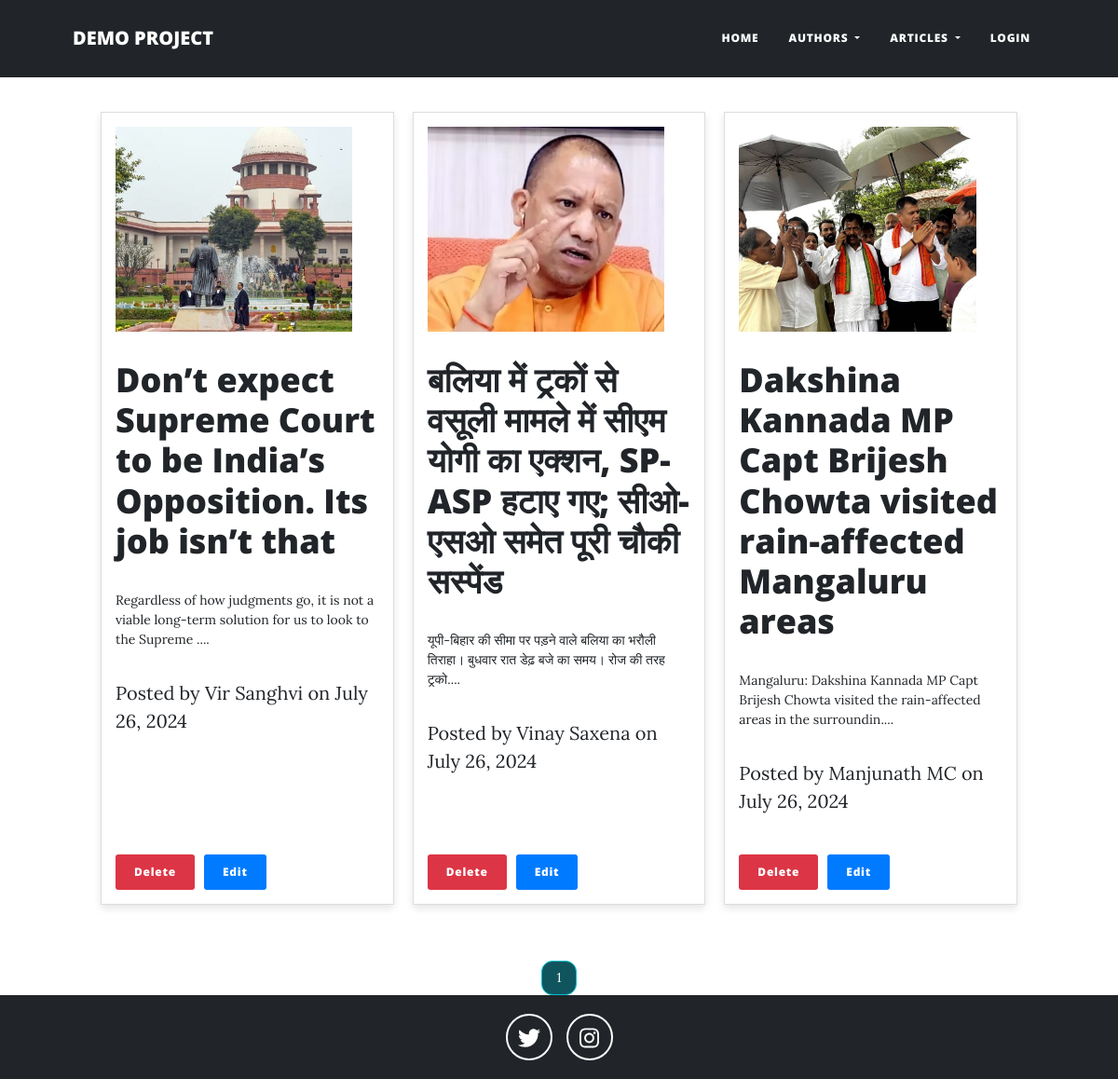
Page /list_articles/ on the committed database.
### accounts/models.py (models this page shows, shortened)
class Article(models.Model):
    author_name=models.ForeignKey(Authors,on_delete=models.CASCADE) #ManyToOne,(many articles mapped to one author)
    article_name=models.CharField(max_length=100)
    article_photo=models.ImageField(upload_to='uploads/')
    article_body=models.TextField(max_length=10020)
    published_at=models.DateField(auto_now_add=True)

class Authors(models.Model):
    name=models.CharField(max_length=100,unique=True)
    details=models.TextField(max_length=2002)
    def __str__(self):
        return self.name

### accounts/views.py (the view)
# urls.py: path('list_articles/', views.list_article, name="articles"),
def list_article(request):
    articles = Article.objects.all()
    paginator = Paginator(articles, 3)
    page_number = request.GET.get('page')
    page_obj = paginator.get_page(page_number)
    return render(request, 'list_article.html', {'articles': page_obj.object_list, 'page_obj': page_obj})

### accounts/templates/list_article.html (shortened to what this page needs)
{% extends "base.html" %}
{% block content %}
    <div class="container position-relative px-4 px-lg-5" style="margin-top: 100px;">
        <div class="card-container">
            {% if articles %}
                {% for article in articles %}
                <div class="post-preview">
                    <a href="{% url 'article_detail' article.id %}">
                        {% if article.article_photo %}
                            <img src="{{ article.article_photo.url }}" alt="{{ article.article_name }}">
                        {% endif %}
                        <h2 class="post-title">{{ article.article_name }}</h2>
                        <p class="article-body-preview">{{ article.article_body|slice:":100" }}....</p>
                        <p class="post-meta">
                            Posted by {{ article.author_name }} on {{ article.published_at|date:"F j, Y" }}
                        </p>
                    </a>
                    <div class="btn-group">
                        <form action="{% url 'delete' article.id %}" method="POST">
                            <button type="submit" class="btn btn-danger">Delete</button>
                        </form>
                        <form action="{% url 'edit' article.id %}" method="POST">
                            <button type="submit" class="btn btn-primary">Edit</button>
                        </form>
                    </div>
                </div>
                {% endfor %}
            {% else %}
                <p>No articles found.</p>
            {% endif %}
        </div>
        <div class="pagination">
            {% for num in page_obj.paginator.page_range %}
                {% if page_obj.number == num %}
                    <a href="?page={{ num }}" class="active">{{ num }}</a>
                {% else %}
                    <a href="?page={{ num }}">{{ num }}</a>
                {% endif %}
            {% endfor %}
        </div>
    </div>
{% endblock %}

### accounts/templates/base.html (style rules this page uses)
html, body { height: 100%; margin: 0; }
body { display: flex; flex-direction: column; min-height: 100vh; }

### accounts/templates/list_article.html (style rules this page uses)
a { color: inherit; text-decoration: none; }
.card-container { display: flex; flex-wrap: wrap; gap: 20px; justify-content: center; padding: 20px; box-sizing: border-box; }
.post-preview { display: flex; flex-direction: column; justify-content: space-between; width: calc(33.333% - 20px); min-height: 300px; border: 1px solid #ddd; padding: 15px; box-shadow: 0 4px 8px rgba(0,0,0,0.1); background-color: white; box-sizing: border-box; }
.post-preview img { width: 90%; height: 220px; object-fit: cover; }
.post-title { margin-top: 10px; }
.article-body-preview { flex-grow: 1; }
.btn-group { display: flex; gap: 10px; margin-top: 10px; }
.btn-group button { padding: 10px 20px; border-radius: 3px; border: none; cursor: pointer; font-size: 12px; }
.btn-group .btn-primary { background-color: #007bff; color: white; }
.btn-group .btn-danger { background-color: #dc3545; color: white; }
.pagination { display: flex; justify-content: center; gap: 9px; margin-top: 40px; }
.pagination a { padding: 7px 15px; font-size: 14px; text-decoration: none; color: white; background-color: rgb(19, 159, 159); border: 1px solid rgb(21, 165, 165); border-radius: 12px; text-align: center; transition: background-color 0.3s ease; }
.pagination a.active { background-color: #10555e; color: white; border-color: #00bcd4; }

### rows in the picture
Article: article_photo (picture), article_name "Don’t expect Supreme Court to be India’s Opposition. Its job isn’t that", article_body "Regardless of how judgments go, it is not a viable long-term solution for us to look to the Supreme", author_name "Vir Sanghvi", published_at "July 26, 2024"
Article: article_photo (picture), article_name "बल‍िया में ट्रकों से वसूली मामले में सीएम योगी का एक्‍शन, SP-ASP हटाए गए; सीओ-एसओ समेत पूरी चौकी सस्‍पेंड", article_body "यूपी-बिहार की सीमा पर पड़ने वाले बलिया का भरौली तिराहा। बुधवार रात डेढ़ बजे का समय। रोज की तरह ट्रको", author_name "Vinay Saxena", published_at "July 26, 2024"
Article: article_photo (picture), article_name "Dakshina Kannada MP Capt Brijesh Chowta visited rain-affected Mangaluru areas", article_body "Mangaluru: Dakshina Kannada MP Capt Brijesh Chowta visited the rain-affected areas in the surroundin", author_name "Manjunath MC", published_at "July 26, 2024"

### other values in the picture
{{ num }} "1"
